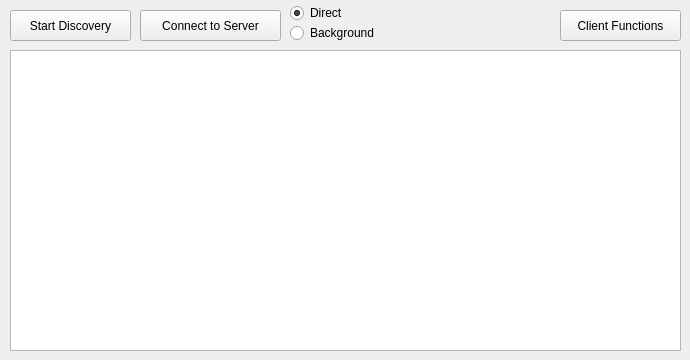
    <widget class="QWidget" name="tab">
     <attribute name="title">
      <string>Client</string>
     </attribute>
     <widget class="QPushButton" name="btnStartDiscBle">
      <property name="geometry">
       <rect>
        <x>10</x>
        <y>10</y>
        <width>121</width>
        <height>31</height>
       </rect>
      </property>
      <property name="text">
       <string>Start Discovery</string>
      </property>
     </widget>
     <widget class="QPushButton" name="btnConnectClBle">
      <property name="geometry">
       <rect>
        <x>140</x>
        <y>10</y>
        <width>141</width>
        <height>31</height>
       </rect>
      </property>
      <property name="text">
       <string>Connect to Server</string>
      </property>
     </widget>
     <widget class="QRadioButton" name="rbConnDirect">
      <property name="geometry">
       <rect>
        <x>290</x>
        <y>0</y>
        <width>71</width>
        <height>26</height>
       </rect>
      </property>
      <property name="text">
       <string>Direct</string>
      </property>
      <property name="checked">
       <bool>true</bool>
      </property>
     </widget>
     <widget class="QRadioButton" name="rbConnBkgd">
      <property name="geometry">
       <rect>
        <x>290</x>
        <y>20</y>
        <width>112</width>
        <height>26</height>
       </rect>
      </property>
      <property name="text">
       <string>Background</string>
      </property>
     </widget>
     <widget class="QTreeWidget" name="trScanResults">
      <property name="geometry">
       <rect>
        <x>10</x>
        <y>50</y>
        <width>671</width>
        <height>301</height>
       </rect>
      </property>
      <property name="alternatingRowColors">
       <bool>true</bool>
      </property>
      <property name="columnCount">
       <number>2</number>
      </property>
      <attribute name="headerVisible">
       <bool>false</bool>
      </attribute>
      <column>
       <property name="text">
        <string notr="true">1</string>
       </property>
      </column>
      <column>
       <property name="text">
        <string notr="true">2</string>
       </property>
      </column>
     </widget>
     <widget class="QPushButton" name="btnBleRdWr">
      <property name="geometry">
       <rect>
        <x>560</x>
        <y>10</y>
        <width>121</width>
        <height>31</height>
       </rect>
      </property>
      <property name="text">
       <string>Client Functions</string>
      </property>
     </widget>
    </widget>
